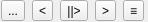
<?xml version="1.0" encoding="UTF-8"?>
<ui version="4.0">
 <class>Form</class>
 <widget class="QWidget" name="Form">
  <property name="geometry">
   <rect>
    <x>0</x>
    <y>0</y>
    <width>148</width>
    <height>22</height>
   </rect>
  </property>
  <property name="windowTitle">
   <string>Form</string>
  </property>
  <layout class="QHBoxLayout" name="horizontalLayout">
   <property name="spacing">
    <number>6</number>
   </property>
   <property name="leftMargin">
    <number>0</number>
   </property>
   <property name="topMargin">
    <number>0</number>
   </property>
   <property name="rightMargin">
    <number>0</number>
   </property>
   <property name="bottomMargin">
    <number>0</number>
   </property>
   <item>
    <widget class="QToolButton" name="toolButton_option">
     <property name="text">
      <string>...</string>
     </property>
    </widget>
   </item>
   <item>
    <widget class="QToolButton" name="toolButton_previous">
     <property name="text">
      <string>&lt;</string>
     </property>
    </widget>
   </item>
   <item>
    <widget class="QToolButton" name="toolButton_play">
     <property name="text">
      <string>||&gt;</string>
     </property>
    </widget>
   </item>
   <item>
    <widget class="QToolButton" name="toolButton_next">
     <property name="text">
      <string>&gt;</string>
     </property>
    </widget>
   </item>
   <item>
    <widget class="QToolButton" name="toolButton_list">
     <property name="text">
      <string>≡</string>
     </property>
    </widget>
   </item>
  </layout>
 </widget>
 <resources/>
 <connections/>
</ui>
